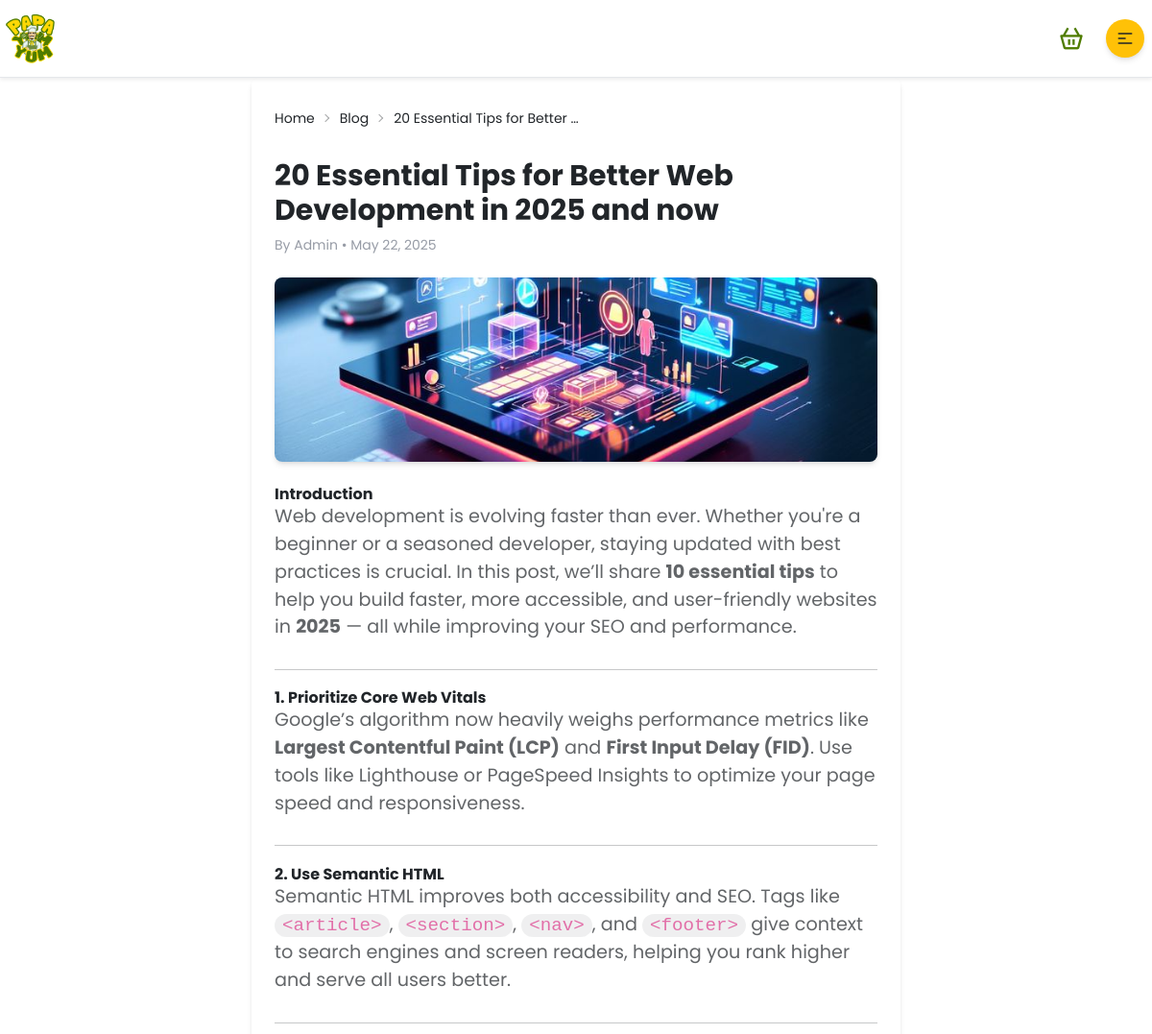
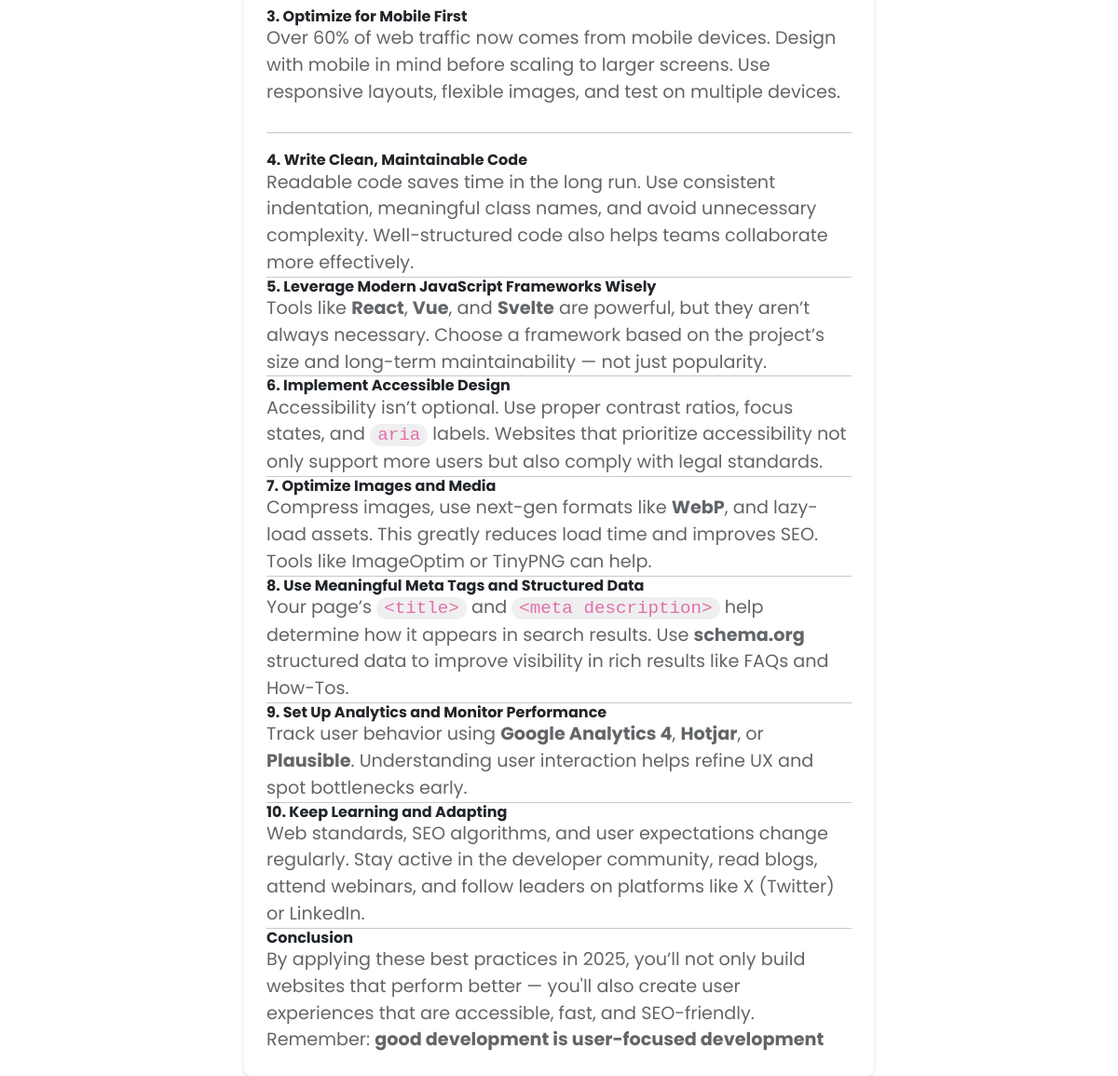
Page /blog/post/20-essential-tips-for-better-web-development-in-2025-and-now/ on the committed database (2 pictures, top to bottom).
### blog/models.py (models this page shows, shortened)
class Blog(models.Model):
    title = models.CharField(max_length=255)
    category = models.CharField(max_length=100, null=True, blank=True)
    image = models.ImageField(upload_to='blog_images/', null=True, blank=True)
    slug = models.SlugField(unique=True)
    content = HTMLField()
    author = models.ForeignKey(UserProfile, on_delete=models.CASCADE)
    created_at = models.DateTimeField(auto_now_add=True)
    updated_at = models.DateTimeField(auto_now=True)
    published = models.BooleanField(default=False)
    meta_title = models.CharField(max_length=60, help_text="Max 60 characters", blank=True)
    meta_description = models.CharField(max_length=160, help_text="Max 160 characters", blank=True)
    focus_keyword = models.CharField(max_length=100, help_text="Main keyword for SEO", blank=True)

### profiles/models.py (models this page shows, shortened)
class UserProfile(models.Model):
    user = models.OneToOneField(User, on_delete=models.CASCADE)
    profile_picture = models.ImageField(upload_to='profile_pics/', default=get_default_profile_picture)

### blog/views.py (the view)
# urls.py: path('post/<slug:slug>/', views.blog_detail, name='blog_detail'),
def blog_detail(request, slug):
    try:
        blog = Blog.objects.get(slug=slug)
    except Blog.DoesNotExist:
        redirect_entry = BlogSlugHistory.objects.filter(old_slug=slug).first()
        if redirect_entry:
            return redirect('blog:blog_detail', slug=redirect_entry.blog.slug)
        raise Http404("No Blog matches the given query.")
    return render(request, 'blog/blog_detail.html', {'blog': blog})

### shop/cart.py (called while the page is built)
    def __len__(self):
        return sum(item['quantity'] for item in self.cart.values())

### shop/context_processors.py (called while the page is built)
def cart_length(request):
    cart = Cart(request)
    return {
        'cart_length': len(cart)
    }

### templates/blog/blog_detail.html (shortened to what this page needs)
{% extends 'partials/base.html' %}
{% block content %}
<article class="prose max-w-full mx-auto bg-white p-6 rounded-lg shadow-md relative">
  <div class="mb-4">
    <div class="breadcrumbs text-sm">
      <ul>
        <li><a href="/">Home</a></li>
        <li><a href="{%url 'blog:blog_list'%}">Blog</a></li>
        <li>{{blog.title|truncatewords:5}}</li>
      </ul>
    </div>
    <br>
    <h1 class="text-3xl font-bold">{{ blog.title }}</h1>
    <p class="text-gray-500 text-sm my-2">
      By {{blog.author.user.username}} • {{ blog.created_at|date:"F j, Y" }}
    </p>
  </div>
  <div id="blog-content">
    {%if blog.image%}
    <div class="flex">
      <img src="{{ blog.image.url }}" alt="{{ blog.title }}" class="w-full h-48 object-cover rounded-lg shadow-md">
    </div>
    {%endif%}
    <br>
    {{ blog.content|safe }}
  </div>
</article>
{% endblock %}

### templates/partials/base.html (shortened to what this page needs)
<!DOCTYPE html>
{%load static%}
{% load humanize %}
<html lang="en" data-theme="light">
<head>
    <script src="https://cdn.tailwindcss.com"></script>
    <link href="https://cdn.jsdelivr.net/npm/daisyui@4.12.13/dist/full.min.css" rel="stylesheet" type="text/css" />
    <link href="https://cdn.jsdelivr.net/npm/bootstrap@5.3.3/dist/css/bootstrap.min.css" rel="stylesheet"
>
    <link href='https://unpkg.com/boxicons@2.1.4/css/boxicons.min.css' rel='stylesheet'>
    <link href="https://unpkg.com/aos@2.3.1/dist/aos.css" rel="stylesheet">
    <link rel="stylesheet" href="https://cdn.jsdelivr.net/npm/toastify-js/src/toastify.min.css">
    <link rel="stylesheet" href="https://unpkg.com/leaflet/dist/leaflet.css" />
    <link rel="stylesheet" href="https://unpkg.com/leaflet/dist/leaflet.css" />
    <link rel="stylesheet" href="https://unpkg.com/leaflet-control-geocoder/dist/Control.Geocoder.css" />
    <link rel="stylesheet" href="https://unpkg.com/leaflet-3d-view/dist/leaflet-3d-view.css" />
    <link href="https://cdn.jsdelivr.net/npm/select2@4.1.0/dist/css/select2.min.css" rel="stylesheet" />
<link href='https://cdn.boxicons.com/fonts/basic/boxicons.min.css' rel='stylesheet'>
<link href='https://cdn.boxicons.com/fonts/brands/boxicons-brands.min.css' rel='stylesheet'>
</head>
<body>
    <nav
        class="navbar bg-base-100 sticky top-0 z-50 bg-white/70 backdrop-blur-md border-b border-gray-200 shadow-sm w-100">
        <div class="navbar-start">
            <a href="/">
                <img src="{%static 'media/Yo.png'%}" class="w-16 h-16 object-cover p-1" alt="">
                </span></a>
        </div>
        <div class="navbar-end flex gap-1 align-items-center">
            <a href="{%url 'shop:cart_detail'%}" class="{%if request.path == '/cart/'%} d-none{%endif%}">
                <button class="btn d-flex justify-center w-12 h-12 align-items-center btn-ghost rounded-5"><i
                        class='bx bx-basket text-it fs-3'></i></button>
            </a>
            <div class="dropdown dropdown-end">
                <div tabindex="0" role="button"
                    class="w-10 m-2 bg-warning rounded-5 shadow-md d-flex justify-content-center align-items-center h-10 lg:hidden">
                    <svg xmlns="http://www.w3.org/2000/svg" class="h-5 w-5" fill="none" viewBox="0 0 24 24"
                        stroke="currentColor">
                        <path stroke-linecap="round" stroke-linejoin="round" stroke-width="2"
                            d="M4 6h16M4 12h8m-8 6h16" />
                    </svg>
                </div>
            </div>
        </div>
    </nav>
    <div class="container" style="max-width: 700px;">
        {%block content%}{%endblock content%}
    </div>
</body>
</html>

### templates/partials/base.html (style rules this page uses)
body { font-family: 'Poppins', sans-serif; }
.navbar-end { display: none; }
p { font-size: 1.2em; opacity: 0.7; }
:root { --scroll-speed: 50s; --icon-size: 80px; --icon-color: #3b82f6; --primary-color: #f7d813; }
.bg-warning { background: #ffb703; }
.dropdown { z-index: 10000; }
.text-it { color: #4f7c00 }

### rows in the picture
Blog: title "20 Essential Tips for Better …", title "20 Essential Tips for Better Web Development in 2025 and now", author.user.username "Admin", created_at "May 22, 2025", image (picture), content "Introduction Web development is evolving faster than ever. Whether you're a beginner or a seasoned developer, staying updated with best practices is crucial. In this post, we’ll share 10 essential tips to help you build faster, more accessible, and user-friendly websites in 2025 — all while improving your SEO and performance. 1. Prioritize Core Web Vitals Google’s algorithm now heavily weighs performance metrics like Largest Contentful Paint (LCP) and First Input Delay (FID) . Use tools like Lighthouse or PageSpeed Insights to optimize your page speed and responsiveness. 2. Use Semantic HTML Semantic HTML improves both accessibility and SEO. Tags like <article> , <section> , <nav> , and…"
